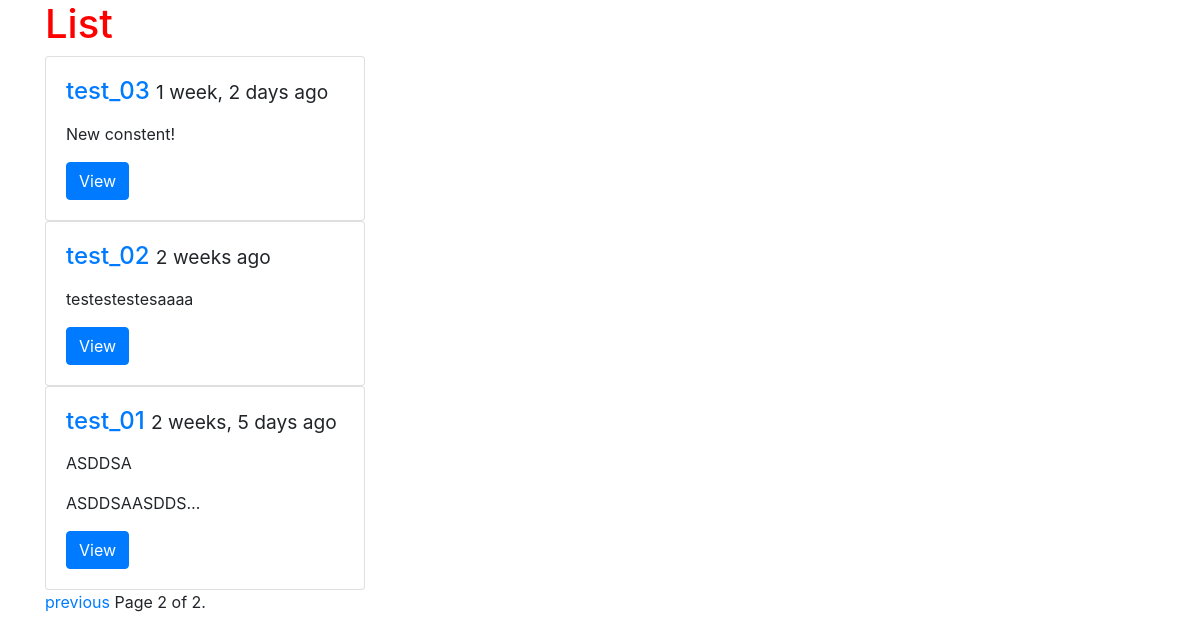
The app's page /posts/?page=2 with its own data.
### posts/models.py (models this page shows, shortened)
class Post(models.Model):
    title = models.CharField(max_length=120)
    image = models.ImageField(upload_to=upload_location,
        null=True, blank=True,
        width_field="width_field",
        height_field="height_field")
    height_field = models.IntegerField(default=0)
    width_field = models.IntegerField(default=0)
    content = models.TextField()
    updated = models.DateTimeField(auto_now=True, auto_now_add=False)
    timestamp = models.DateTimeField(auto_now=False, auto_now_add=True)
    def get_absolute_url(self):
        return reverse("posts:detail", kwargs={"id": self.id})
    class Meta:
        ordering = ["-timestamp", "-updated"]

### posts/views.py (the view)
def post_list(request):
    queryset_list = Post.objects.all()
    paginator = Paginator(queryset_list, 5) # Show 5 contacts per page
    page_request_var = 'page'
    page = request.GET.get(page_request_var)
    try:
        queryset = paginator.page(page)
    except PageNotAnInteger:
        queryset = paginator.page(1)
    except EmptyPage:
        queryset = paginator.page(paginator.num_pages)
    context = {
        "object_list": queryset,
        "title": "List",
        "page_request_var": page_request_var
    }
    return render(request, "post_list.html", context)

### templates/post_list.html (shortened to what this page needs)
{% extends "base.html" %}
{% block content %}
<h1>{{title}}</h1>
{% for obj in object_list %}
<div class="card" style="width: 20rem;">
  <div class="card-body">
    <h4 class="card-title"><a href='{{ obj.get_absolute_url }}'>{{obj.title}}</a> <small>{{obj.timestamp|timesince}} ago</small></h4>
    <p class="card-text">{{obj.content|linebreaks|truncatechars:30}}</p>
    <a href="{{ obj.get_absolute_url }}" class="btn btn-primary">View</a>
  </div>
</div>
{% endfor %}
<div class="pagination">
  <span class="step-links">
      {% if object_list.has_previous %}
          <a href="?{{page_request_var}}={{ object_list.previous_page_number }}">previous</a>
      {% endif %}
      <span class="current">
          Page {{ object_list.number }} of {{ object_list.paginator.num_pages }}.
      </span>
  </span>
</div>
{% endblock content %}

### static/css/base.css (style rules this page uses)
h1 { color: red ; }

### records on screen
Post: title "test_03", timestamp "1 week, 2 days", content "New constent!"
Post: title "test_02", timestamp "2 weeks", content "testestestesaaaa"
Post: title "test_01", timestamp "2 weeks, 5 days", content "ASDDSA ASDDSAASDDS…"

### other values on screen
{{ title }} "List"
{{ object_list.number }} "2"
{{ object_list.paginator.num_pages }} "2"
